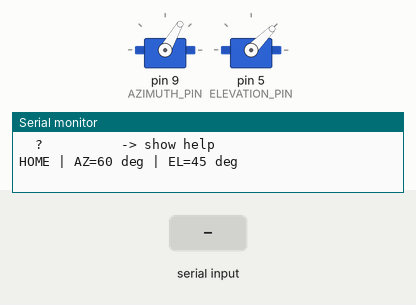
Recording of a sketch running on a simulated Arduino Uno, built with avr-gcc and run on an emulated ATmega328P. Parts: 2 × servo, the last lines printed to the serial monitor. Inputs (shaded band) come from the test bench.

Above: at 2.1 s.
2.2 s: "run\n" received over Serial
At 6.2 s:
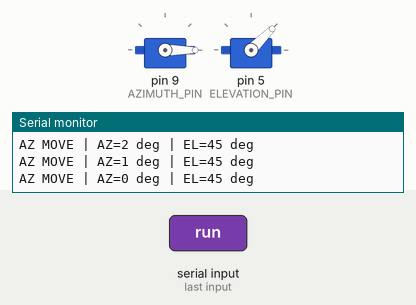
At 14.6 s:
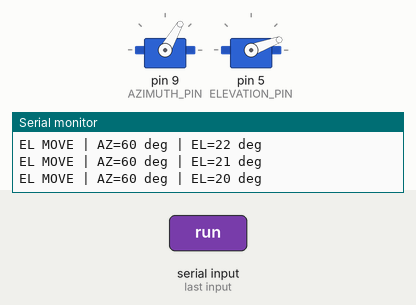
Timing chart, 0 to 19.4 s (numbered marks = the images above; inputs shaded):
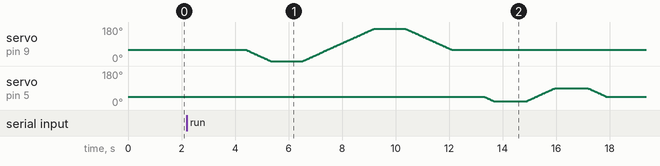

The sketch:

09_dual_servo_zero_test.ino
```cpp
/*
  09_dual_servo_zero_test
  Combined azimuth + elevation servo test with home/zero return.
*/

#include <Servo.h>

#define AZIMUTH_PIN 9
#define ELEVATION_PIN 5

#define ZERO_AZIMUTH_ANGLE 60
#define ZERO_ELEVATION_ANGLE 45

#define AZIMUTH_MIN_ANGLE 0
#define AZIMUTH_MAX_ANGLE 170
#define ELEVATION_MIN_ANGLE 20
#define ELEVATION_MAX_ANGLE 90

#define AZIMUTH_STEP_DELAY_MS 15
#define ELEVATION_STEP_DELAY_MS 15
#define HOLD_DELAY_MS 1200

Servo azimuthServo;
Servo elevationServo;

int currentAzimuth = ZERO_AZIMUTH_ANGLE;
int currentElevation = ZERO_ELEVATION_ANGLE;
String inputBuffer = "";

void reportAngles(const __FlashStringHelper* label) {
  Serial.print(label);
  Serial.print(F(" | AZ="));
  Serial.print(currentAzimuth);
  Serial.print(F(" deg"));
  Serial.print(F(" | EL="));
  Serial.print(currentElevation);
  Serial.println(F(" deg"));
}

void printHelp() {
  Serial.println(F("MANUAL CONTROL COMMANDS:"));
  Serial.println(F("  a<number>  -> set azimuth angle, example: a90"));
  Serial.println(F("  e<number>  -> set elevation angle, example: e45"));
  Serial.println(F("  h          -> return both servos to home/zero"));
  Serial.println(F("  s          -> show current angles"));
  Serial.println(F("  run        -> auto test cycle"));
  Serial.println(F("  manual     -> stop auto cycle and stay in manual mode"));
  Serial.println(F("  ?          -> show help"));
  Serial.println();
}

void printIntro() {
  Serial.println(F("START: 09_dual_servo_zero_test"));
  Serial.println(F("PART: Dual servo home calibration"));
  Serial.println(F("PINS: AZIMUTH=D9, ELEVATION=D5"));
  Serial.println(F("POWER: use external 5V/6V supply with shared GND"));
  Serial.println(F("HOME: both servos return to ZERO_*_ANGLE on every startup and every cycle"));
  Serial.println(F("PASS CHECK: both servos return to the same home point every time"));
  Serial.println(F("FAIL SYMPTOM: home drift, chatter, wrong center, collision or brownout"));
  Serial.println(F("NOTE: if home is wrong, edit ZERO_AZIMUTH_ANGLE and ZERO_ELEVATION_ANGLE"));
  Serial.println();
}

void moveAzimuthSmooth(int targetAngle) {
  int step = (targetAngle >= currentAzimuth) ? 1 : -1;
  while (currentAzimuth != targetAngle) {
    currentAzimuth += step;
    azimuthServo.write(currentAzimuth);
    reportAngles(F("AZ MOVE"));
    delay(AZIMUTH_STEP_DELAY_MS);
  }
}

void moveElevationSmooth(int targetAngle) {
  int step = (targetAngle >= currentElevation) ? 1 : -1;
  while (currentElevation != targetAngle) {
    currentElevation += step;
    elevationServo.write(currentElevation);
    reportAngles(F("EL MOVE"));
    delay(ELEVATION_STEP_DELAY_MS);
  }
}

void moveHome() {
  moveAzimuthSmooth(ZERO_AZIMUTH_ANGLE);
  moveElevationSmooth(ZERO_ELEVATION_ANGLE);
}

bool autoMode = false;

void setAzimuthManual(int angle) {
  angle = constrain(angle, AZIMUTH_MIN_ANGLE, AZIMUTH_MAX_ANGLE);
  moveAzimuthSmooth(angle);
  reportAngles(F("AZ SET"));
}

void setElevationManual(int angle) {
  angle = constrain(angle, ELEVATION_MIN_ANGLE, ELEVATION_MAX_ANGLE);
  moveElevationSmooth(angle);
  reportAngles(F("EL SET"));
}

void handleCommand(String cmd) {
  cmd.trim();
  cmd.toLowerCase();

  if (cmd.length() == 0) return;

  if (cmd == "h") {
    moveHome();
    reportAngles(F("HOME"));
    return;
  }

  if (cmd == "s") {
    reportAngles(F("STATUS"));
    return;
  }

  if (cmd == "run") {
    autoMode = true;
    Serial.println(F("AUTO MODE ENABLED"));
    return;
  }

  if (cmd == "manual") {
    autoMode = false;
    Serial.println(F("MANUAL MODE ENABLED"));
    return;
  }

  if (cmd == "?") {
    printHelp();
    return;
  }

  if (cmd.startsWith("a")) {
    int angle = cmd.substring(1).toInt();
    setAzimuthManual(angle);
    return;
  }

  if (cmd.startsWith("e")) {
    int angle = cmd.substring(1).toInt();
    setElevationManual(angle);
    return;
  }

  Serial.println(F("UNKNOWN COMMAND"));
  printHelp();
}

void readSerialCommands() {
  while (Serial.available() > 0) {
    char c = (char)Serial.read();
    if (c == '\r') continue;

    if (c == '\n') {
      handleCommand(inputBuffer);
      inputBuffer = "";
    } else {
      inputBuffer += c;
    }
  }
}

void setup() {
  Serial.begin(115200);

  azimuthServo.attach(AZIMUTH_PIN);
  elevationServo.attach(ELEVATION_PIN);

  azimuthServo.write(ZERO_AZIMUTH_ANGLE);
  elevationServo.write(ZERO_ELEVATION_ANGLE);
  currentAzimuth = ZERO_AZIMUTH_ANGLE;
  currentElevation = ZERO_ELEVATION_ANGLE;

  delay(900);
  printIntro();
  printHelp();
  reportAngles(F("HOME"));
}

void loop() {
  readSerialCommands();
  if (!autoMode) return;

  Serial.println(F("RUNNING: move both servos to home/zero"));
  moveHome();
  reportAngles(F("HOME"));
  delay(HOLD_DELAY_MS);

  Serial.println(F("PASS CHECK: verify that the turret points to the real mechanical zero"));
  delay(1000);

  Serial.println(F("RUNNING: azimuth sweep around zero"));
  moveAzimuthSmooth(AZIMUTH_MIN_ANGLE);
  delay(HOLD_DELAY_MS);
  moveAzimuthSmooth(AZIMUTH_MAX_ANGLE);
  delay(HOLD_DELAY_MS);
  moveAzimuthSmooth(ZERO_AZIMUTH_ANGLE);
  delay(HOLD_DELAY_MS);

  Serial.println(F("RUNNING: elevation sweep around zero"));
  moveElevationSmooth(ELEVATION_MIN_ANGLE);
  delay(HOLD_DELAY_MS);
  moveElevationSmooth(ELEVATION_MAX_ANGLE);
  delay(HOLD_DELAY_MS);
  moveElevationSmooth(ZERO_ELEVATION_ANGLE);
  delay(HOLD_DELAY_MS);

  Serial.println(F("RUNNING: synchronized return to home"));
  moveHome();
  reportAngles(F("HOME"));
  Serial.println(F("PASS CHECK: both servos must always return to the exact same home point"));
  Serial.println(F("CYCLE COMPLETE"));
  Serial.println();
  delay(2000);
}
```
